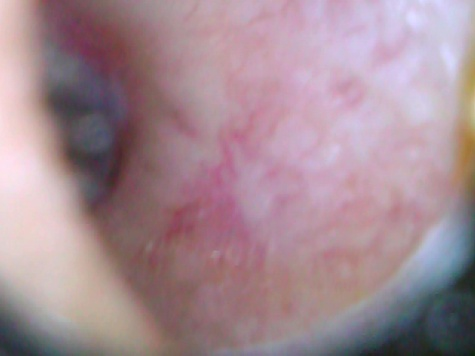
#> input picture appmain/media/2019-04-29_17-06-55.jpg, 475 x 356 px, found by its file name; its folder holds only this picture in this run
$ python -i img_processing.py   (imports and definitions only)   (older library calls are emulated)
#> lines starting #> are read from the running program, lines starting #| are printed output that depends on the picture
from skimage.transform import rescale, resize, downscale_local_mean
import numpy as np
import matplotlib.pyplot as plt
import matplotlib.image as mpimg
import matplotlib.patches as mpatches
import os
import glob
from skimage import io, transform, morphology, exposure
from skimage.color import rgb2gray,gray2rgb,rgb2hsv, rgb2lab
from skimage.filters import threshold_otsu, threshold_local, sobel
from skimage.morphology import label, square, erosion, dilation, opening, closing, binary_closing, binary_dilation
from skimage.measure import label, regionprops, find_contours
from skimage.morphology import disk
from PIL import Image, ImageEnhance
from skimage.color import label2rgb
from sklearn import svm
from sklearn.metrics import accuracy_score
from skimage.feature import greycomatrix, greycoprops
from skimage import img_as_ubyte
from joblib import dump, load
import io
import urllib


def process(path):
#> called with path = '../media/2019-04-29_17-06-55.jpg'
    URL = 'https://earappta.herokuapp.com'+path
    with urllib.request.urlopen(URL) as url:
        f = io.BytesIO(url.read())
    im=Image.open(f)
#> im is the input picture: PIL image 475x356 RGB; mean R, G, B 164.3, 138.9, 147.7
    # Preprocessing
    brightness = 1.5
    enhancer = ImageEnhance.Brightness(im)
    bright = enhancer.enhance(brightness)
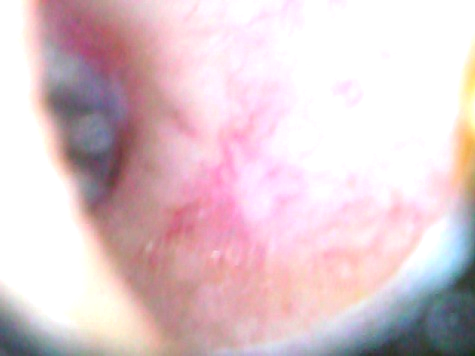
#> bright: PIL image 475x356 RGB; mean R, G, B 223.5, 200.3, 206.6
    contrast = 1.5
    enhancer = ImageEnhance.Contrast(bright)
    con = enhancer.enhance(contrast)
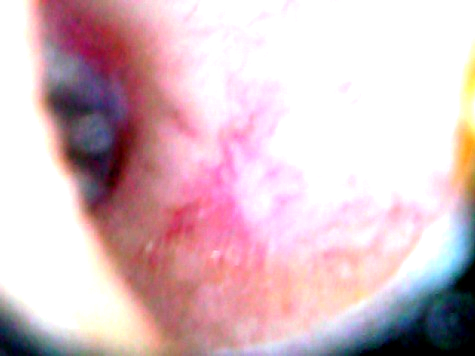
#> con: PIL image 475x356 RGB; mean R, G, B 218, 189.3, 197.1
    #Resize
    width = 400
    height = 400
    dim = (height,width)
    imge =np.array(con)
    img_resize = resize(imge, (dim),anti_aliasing=True)
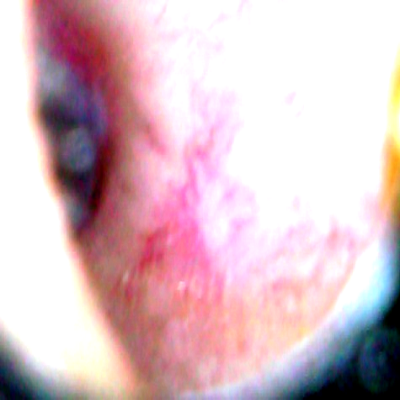
#> img_resize: shape (400, 400, 3) float64; mean R, G, B 0.855, 0.743, 0.773
    #Grayscale
    imGray = rgb2gray(img_resize)
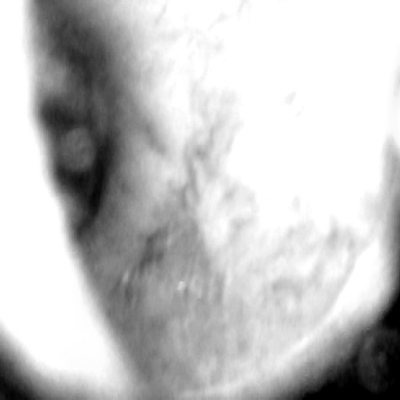
#> imGray: shape (400, 400) float64; min 0, max 1, mean 0.769
    # Eaktrasi Ciri
    #HSV
    H = []
    S = []
    V = []

    hsv_img = rgb2hsv(img_resize)
#> hsv_img: shape (400, 400, 3) float64; mean of channels 0, 1, 2 0.44, 0.214, 0.872
    hue, s, v = hsv_img[:, :, 0], hsv_img[:, :, 1], hsv_img[:, :, 2]
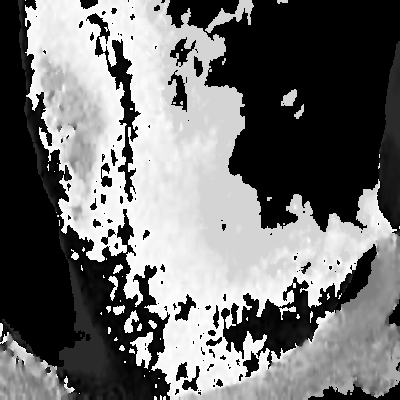
#> hue: shape (400, 400) float64; min 0, max 1, mean 0.44
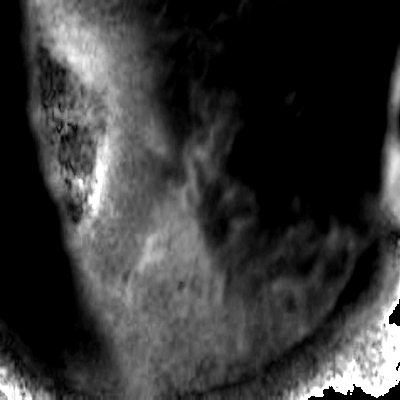
#> s: shape (400, 400) float64; min 0, max 1, mean 0.214
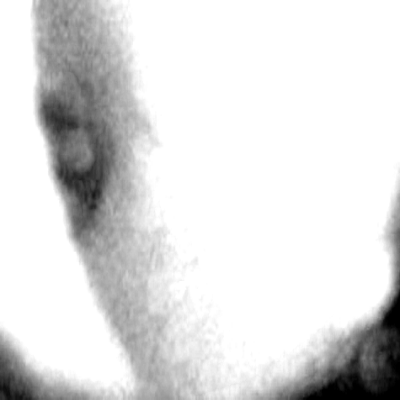
#> v: shape (400, 400) float64; min 0, max 1, mean 0.872

    # HSV Processing
    H=np.mean(hue)
#> H = 0.44
    S=np.mean(s)
#> S = 0.214
    V=np.mean(v)
#> V = 0.872
    hsv=[H,S,V]
#> hsv = [0.44, 0.214, 0.872]

    #GLCM
    glcm = []
    image = img_as_ubyte(imGray)#Rubah ke int
    g = greycomatrix(image, [1], [0, np.pi/4, np.pi/2, 3*np.pi/4], levels=256,normed=True, symmetric=True)
    c =(greycoprops(g, 'contrast'))
#> c = [[10.42, 13.7, 4.21, 14.34]]
    d =(greycoprops(g, 'dissimilarity'))
#> d = [[1.94, 2.23, 1.22, 2.28]]
    a =(greycoprops(g, 'ASM'))
#> a = [[0.105, 0.104, 0.107, 0.104]]
    e =(greycoprops(g, 'energy'))
#> e = [[0.324, 0.323, 0.327, 0.323]]
    h =(greycoprops(g, 'homogeneity'))
#> h = [[0.541, 0.518, 0.62, 0.517]]
    co =(greycoprops(g, 'correlation'))
#> co = [[0.999, 0.999, 1, 0.999]]
    #

    for i in c[0]:
        glcm.append(i) #Nilai contrast
#> this loop made 4 passes
#> i on passes 1 to 4: 10.42, 13.7, 4.21, 14.34
#> after the loop, glcm = [10.42, 13.7, 4.21, 14.34]
    for j in d[0]:
        glcm.append(j) #Nilai dissimilarity
#> this loop made 4 passes
#> j on passes 1 to 4: 1.94, 2.23, 1.22, 2.28
#> after the loop, glcm = [10.42, 13.7, 4.21, 14.34, 1.94, 2.23, 1.22, 2.28]
    for k in a[0]:
        glcm.append(k) #Nilai ASM
#> this loop made 4 passes
#> k on passes 1 to 4: 0.105, 0.104, 0.107, 0.104
#> after the loop, glcm = [10.42, 13.7, 4.21, 14.34, 1.94, 2.23, 1.22, 2.28, 0.105, 0.104, 0.107, 0.104]
    for l in e[0]:
        glcm.append(l) #Nilai energy
#> this loop made 4 passes
#> l on passes 1 to 4: 0.324, 0.323, 0.327, 0.323
#> after the loop, glcm = [10.42, 13.7, 4.21, 14.34, 1.94, 2.23, 1.22, 2.28, 0.105, 0.104, 0.107, 0.104, 0.324, 0.323, 0.327, 0.323]
    for m in h[0]:
        glcm.append(m) #Nilai homogeneity
#> this loop made 4 passes
#> m on passes 1 to 4: 0.541, 0.518, 0.62, 0.517
#> after the loop, glcm = [10.42, 13.7, 4.21, 14.34, 1.94, 2.23, 1.22, 2.28, 0.105, 0.104, 0.107, 0.104, 0.324, 0.323, 0.327, 0.323, 0.541, 0.518, 0.62, 0.517]
    for n in co[0]:
        glcm.append(n) #Nilai correlation
#> this loop made 4 passes
#> n on passes 1 to 4: 0.999, 0.999, 1, 0.999
#> after the loop, glcm = [10.42, 13.7, 4.21, 14.34, 1.94, 2.23, 1.22, 2.28, 0.105, 0.104, 0.107, 0.104, 0.324, 0.323, 0.327, 0.323, 0.541, 0.518, 0.62, 0.517, 0.999, 0.999, 1, 0.999]

    #Memasukan semua nilai ciri ke dalam array
    feature=[]
    ciri=[]
    for i in hsv:
        ciri.append(i)
#> this loop made 3 passes
#> i on passes 1 to 3: 0.44, 0.214, 0.872
#> after the loop, ciri = [0.44, 0.214, 0.872]
    for j in glcm:
        ciri.append(j)
#> this loop made 24 passes
#> after the loop, ciri = 27 values, max 14.34 at index 6, min 0.104 at index 12, mean 2.21

    #         print(ciri)
    feature.append(ciri)
    # Klasifikasi
#> (the run stopped early here; a loop or call above may not have finished)

$ run again, on appmain/media/2019-04-29_17-07-13.jpg
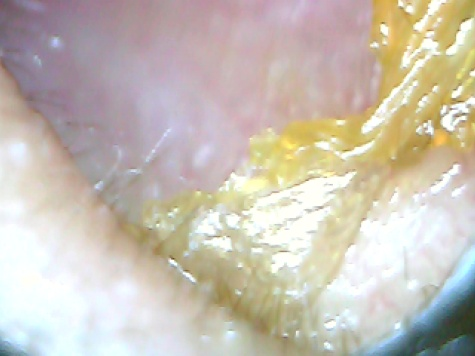
#> input picture appmain/media/2019-04-29_17-07-13.jpg, 475 x 356 px, found by its file name
#> in process, im is the input picture: PIL image 475x356 RGB; mean R, G, B 200.5, 192, 180.7
#> hsv_img: shape (400, 400, 3) float64; mean of channels 0, 1, 2 0.192, 0.121, 0.972
#> in process, `hue, s, v = hsv_img[:, :, 0], hsv_img[:, :, 1], hsv_img[:, :, 2]`:
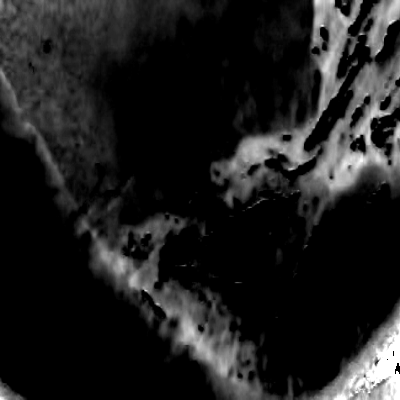
#> s: shape (400, 400) float64; min 0, max 1, mean 0.121
#> in process, `hue, s, v = hsv_img[:, :, 0], hsv_img[:, :, 1], hsv_img[:, :, 2]`:
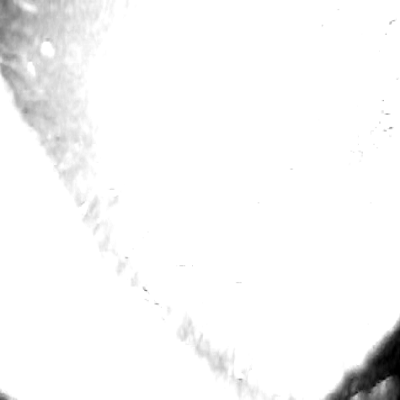
#> v: shape (400, 400) float64; min 0, max 1, mean 0.972
#> H = 0.192
#> S = 0.121
#> V = 0.972
#> hsv = [0.192, 0.121, 0.972]
#> c = [[8.06, 16.29, 7.85, 12.59]]
#> d = [[1.06, 1.39, 0.84, 1.25]]
#> a = [[0.302, 0.297, 0.306, 0.3]]
#> e = [[0.549, 0.545, 0.553, 0.547]]
#> h = [[0.755, 0.728, 0.791, 0.74]]
#> co = [[0.997, 0.993, 0.997, 0.995]]
#> the loop in process, `for i in c[0]:` made 4 passes
#> i on passes 1 to 4: 8.06, 16.29, 7.85, 12.59
#> after the loop in process, `for i in c[0]:`: glcm = [8.06, 16.29, 7.85, 12.59]
#> the loop in process, `for j in d[0]:` made 4 passes
#> j on passes 1 to 4: 1.06, 1.39, 0.84, 1.25
#> after the loop in process, `for j in d[0]:`: glcm = [8.06, 16.29, 7.85, 12.59, 1.06, 1.39, 0.84, 1.25]
#> the loop in process, `for k in a[0]:` made 4 passes
#> k on passes 1 to 4: 0.302, 0.297, 0.306, 0.3
#> after the loop in process, `for k in a[0]:`: glcm = [8.06, 16.29, 7.85, 12.59, 1.06, 1.39, 0.84, 1.25, 0.302, 0.297, 0.306, 0.3]
#> the loop in process, `for l in e[0]:` made 4 passes
#> l on passes 1 to 4: 0.549, 0.545, 0.553, 0.547
#> after the loop in process, `for l in e[0]:`: glcm = [8.06, 16.29, 7.85, 12.59, 1.06, 1.39, 0.84, 1.25, 0.302, 0.297, 0.306, 0.3, 0.549, 0.545, 0.553, 0.547]
#> the loop in process, `for m in h[0]:` made 4 passes
#> m on passes 1 to 4: 0.755, 0.728, 0.791, 0.74
#> after the loop in process, `for m in h[0]:`: glcm = [8.06, 16.29, 7.85, 12.59, 1.06, 1.39, 0.84, 1.25, 0.302, 0.297, 0.306, 0.3, 0.549, 0.545, 0.553, 0.547, 0.755, 0.728, 0.791, 0.74]
#> the loop in process, `for n in co[0]:` made 4 passes
#> n on passes 1 to 4: 0.997, 0.993, 0.997, 0.995
#> after the loop in process, `for n in co[0]:`: glcm = [8.06, 16.29, 7.85, 12.59, 1.06, 1.39, 0.84, 1.25, 0.302, 0.297, 0.306, 0.3, 0.549, 0.545, 0.553, 0.547, 0.755, 0.728, 0.791, 0.74, 0.997, 0.993, 0.997, 0.995]
#> the loop in process, `for i in hsv:` made 3 passes
#> i on passes 1 to 3: 0.192, 0.121, 0.972
#> after the loop in process, `for i in hsv:`: ciri = [0.192, 0.121, 0.972]
#> the loop in process, `for j in glcm:` made 24 passes
#> after the loop in process, `for j in glcm:`: ciri = 27 values, max 16.29 at index 4, min 0.121 at index 1, mean 2.26

$ run again, on appmain/media/2019-04-29_17-07-42.jpg
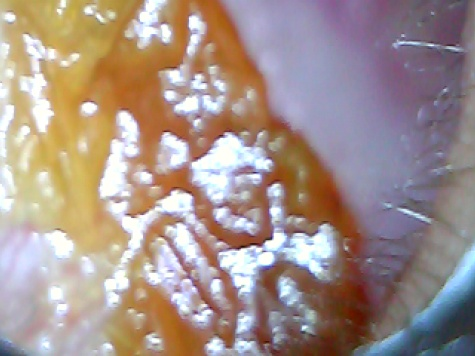
#> input picture appmain/media/2019-04-29_17-07-42.jpg, 475 x 356 px, found by its file name
#> in process, im is the input picture: PIL image 475x356 RGB; mean R, G, B 164.7, 146.9, 140.4
#> hsv_img: shape (400, 400, 3) float64; mean of channels 0, 1, 2 0.301, 0.328, 0.898
#> in process, `hue, s, v = hsv_img[:, :, 0], hsv_img[:, :, 1], hsv_img[:, :, 2]`:
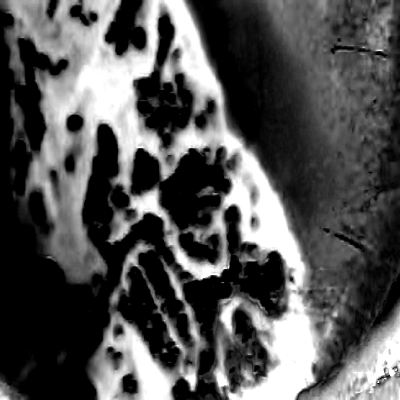
#> s: shape (400, 400) float64; min 0, max 1, mean 0.328
#> in process, `hue, s, v = hsv_img[:, :, 0], hsv_img[:, :, 1], hsv_img[:, :, 2]`:
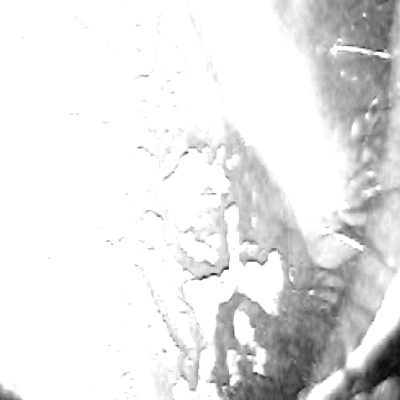
#> v: shape (400, 400) float64; min 0.0203, max 1, mean 0.898
#> H = 0.301
#> S = 0.328
#> V = 0.898
#> hsv = [0.301, 0.328, 0.898]
#> c = [[77.51, 139.5, 80.05, 155.6]]
#> d = [[4.23, 5.32, 3.33, 5.58]]
#> a = [[0.0634, 0.0618, 0.0659, 0.0612]]
#> e = [[0.252, 0.249, 0.257, 0.247]]
#> h = [[0.464, 0.447, 0.541, 0.438]]
#> co = [[0.991, 0.983, 0.99, 0.981]]
#> the loop in process, `for i in c[0]:` made 4 passes
#> i on passes 1 to 4: 77.51, 139.5, 80.05, 155.6
#> after the loop in process, `for i in c[0]:`: glcm = [77.51, 139.5, 80.05, 155.6]
#> the loop in process, `for j in d[0]:` made 4 passes
#> j on passes 1 to 4: 4.23, 5.32, 3.33, 5.58
#> after the loop in process, `for j in d[0]:`: glcm = [77.51, 139.5, 80.05, 155.6, 4.23, 5.32, 3.33, 5.58]
#> the loop in process, `for k in a[0]:` made 4 passes
#> k on passes 1 to 4: 0.0634, 0.0618, 0.0659, 0.0612
#> after the loop in process, `for k in a[0]:`: glcm = [77.51, 139.5, 80.05, 155.6, 4.23, 5.32, 3.33, 5.58, 0.0634, 0.0618, 0.0659, 0.0612]
#> the loop in process, `for l in e[0]:` made 4 passes
#> l on passes 1 to 4: 0.252, 0.249, 0.257, 0.247
#> after the loop in process, `for l in e[0]:`: glcm = [77.51, 139.5, 80.05, 155.6, 4.23, 5.32, 3.33, 5.58, 0.0634, 0.0618, 0.0659, 0.0612, 0.252, 0.249, 0.257, 0.247]
#> the loop in process, `for m in h[0]:` made 4 passes
#> m on passes 1 to 4: 0.464, 0.447, 0.541, 0.438
#> after the loop in process, `for m in h[0]:`: glcm = [77.51, 139.5, 80.05, 155.6, 4.23, 5.32, 3.33, 5.58, 0.0634, 0.0618, 0.0659, 0.0612, 0.252, 0.249, 0.257, 0.247, 0.464, 0.447, 0.541, 0.438]
#> the loop in process, `for n in co[0]:` made 4 passes
#> n on passes 1 to 4: 0.991, 0.983, 0.99, 0.981
#> after the loop in process, `for n in co[0]:`: glcm = [77.51, 139.5, 80.05, 155.6, 4.23, 5.32, 3.33, 5.58, 0.0634, 0.0618, 0.0659, 0.0612, 0.252, 0.249, 0.257, 0.247, 0.464, 0.447, 0.541, 0.438, 0.991, 0.983, 0.99, 0.981]
#> the loop in process, `for i in hsv:` made 3 passes
#> i on passes 1 to 3: 0.301, 0.328, 0.898
#> after the loop in process, `for i in hsv:`: ciri = [0.301, 0.328, 0.898]
#> the loop in process, `for j in glcm:` made 24 passes
#> after the loop in process, `for j in glcm:`: ciri = 27 values, max 155.6 at index 6, min 0.0612 at index 14, mean 17.77
